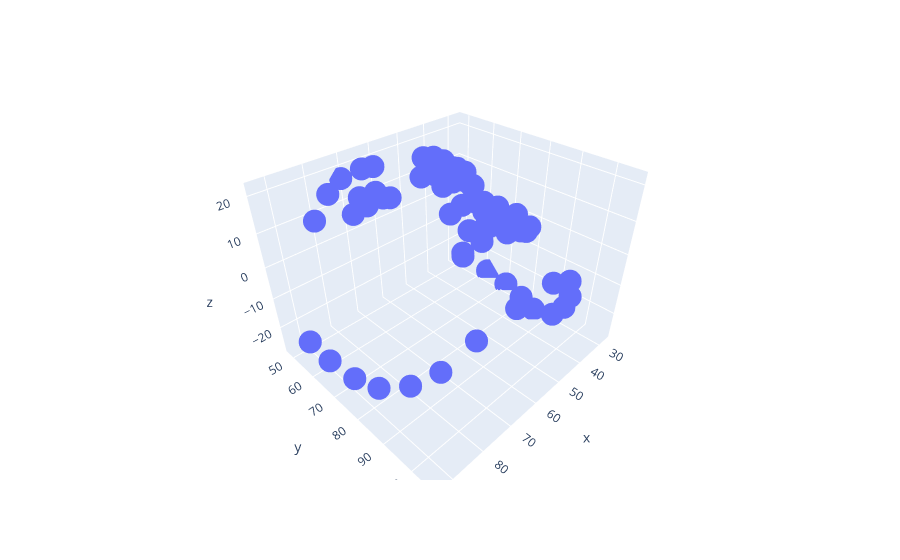

The cell this chart's notebook holds for it:
### Code cell
fa = face_alignment.FaceAlignment(
                                face_alignment.LandmarksType.THREE_D,
                                flip_input=False, device='cpu')
input = cv2.imread('Hema.JPG')
preds = fa.get_landmarks(input)[0]

df = pd.DataFrame(preds, columns=['x', 'y', 'z'])
fig = px.scatter_3d(df, x = 'x', y = 'y', z = 'z')
fig.show()

### Figure 1 — Plotly figure (JSON) as saved in the notebook; plotly's stock layout.template omitted (floating-point values rounded to 4 significant figures)
{"data": [{"hovertemplate": "x=%{x}<br>y=%{y}<br>z=%{z}<extra></extra>", "legendgroup": "", "marker": {"color": "#636efa", "symbol": "circle"}, "mode": "markers", "name": "", "scene": "scene", "showlegend": false, "type": "scatter3d", "x": [27, 28, 30, 33, 35, 38, 43, 48, 57, 67, 75, 82, 86, 90, 92, 93, 93, 29, 32, 37, 41, 45, 62, 65, 71, 76, 82, 54, 54, 53, 53, 49, 52, 54, 57, 61, 35, 38, 42, 46, 43, 38, 64, 67, 72, 75, 72, 67, 45, 47, 52, 55, 57, 63, 67, 63, 58, 55, 52, 48, 46, 52, 55, 58, 66, 58, 55, 52], "y": [62, 71, 79, 86, 94, 99, 103, 105, 106, 104, 100, 96, 90, 83, 76, 67, 58, 56, 52, 51, 51, 51, 50, 49, 48, 49, 51, 60, 66, 71, 75, 78, 79, 79, 78, 78, 61, 59, 58, 60, 61, 61, 59, 57, 57, 58, 60, 60, 89, 87, 85, 85, 85, 86, 88, 90, 93, 93, 93, 92, 88, 88, 88, 87, 87, 88, 88, 88], "z": [-26.99, -27.31, -27.37, -26.4, -22.49, -15.22, -6.467, 2.046, 6.736, 4.189, -2.527, -9.982, -16.04, -19.14, -19.67, -19.33, -18.81, 3.605, 9.04, 12.72, 15.02, 16.05, 18.31, 18.28, 17.17, 14.8, 10.25, 15.97, 18.34, 21.71, 21.82, 13.3, 14.72, 15.71, 15.44, 14.58, 7.111, 10.84, 11.53, 10.51, 11.16, 9.861, 13.12, 15.03, 15.32, 12.16, 14.15, 14.49, 7.67, 12.55, 15.73, 16.41, 16.41, 14.24, 10.11, 13.12, 14.47, 14.39, 13.58, 11.49, 7.825, 13.74, 14.86, 14.56, 9.998, 14.13, 14.1, 13.31]}], "layout": {"legend": {"tracegroupgap": 0}, "margin": {"t": 60}, "scene": {"domain": {"x": [0, 1], "y": [0, 1]}, "xaxis": {"title": {"text": "x"}}, "yaxis": {"title": {"text": "y"}}, "zaxis": {"title": {"text": "z"}}}}}
